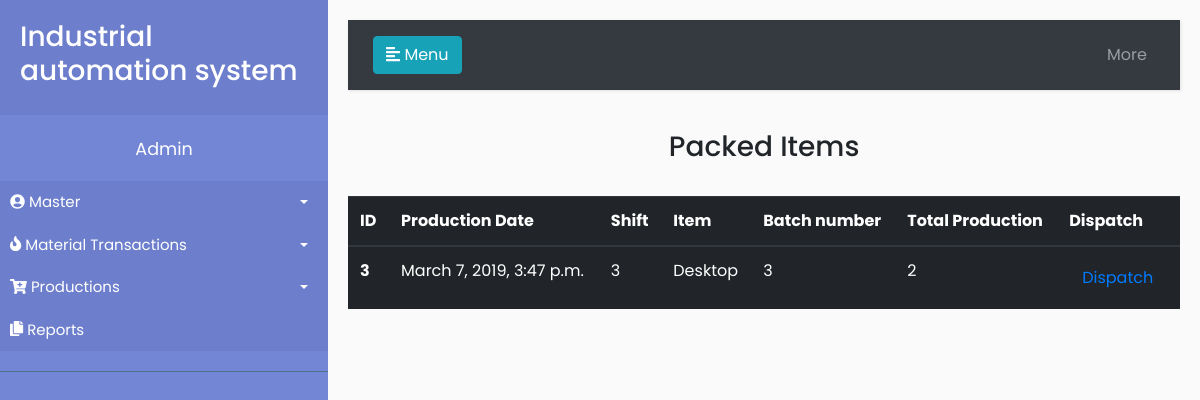
/production/packorder/, run on an earlier commit of the app's database.
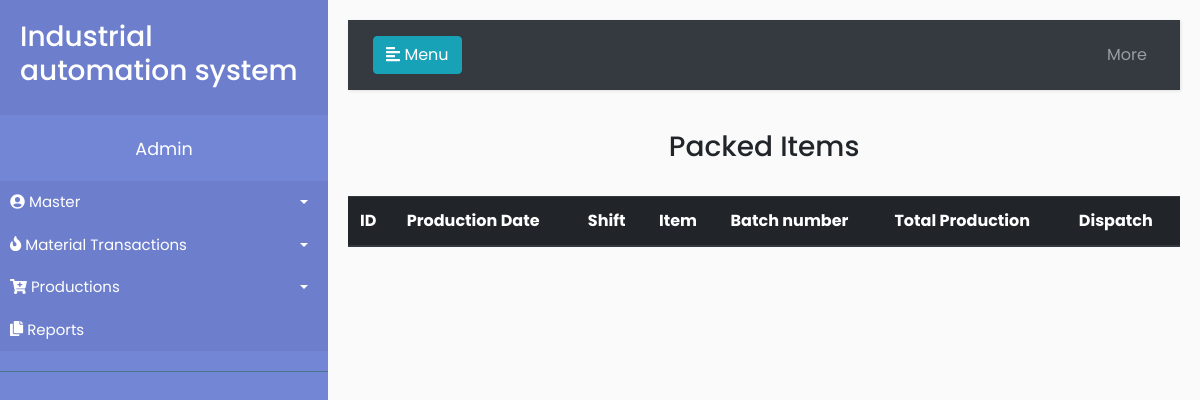
And on a later commit of the database.
### production/models.py (models this page shows, shortened)
class Production(models.Model):
	Workorder_id = models.ForeignKey(Workorder, on_delete=models.CASCADE)
	production_date = models.DateTimeField(default=timezone.now)
	shift = models.CharField(max_length=1, choices=shift)
	item = models.ForeignKey(Item, on_delete=models.CASCADE)
	batch_number = models.PositiveIntegerField()
	total_production = models.PositiveIntegerField()
	pack=models.BooleanField(default=False)
	dispatched=models.BooleanField(default=False)
	dispatched_date = models.DateField(null=True)
	sgst=models.FloatField(blank=True)
	grand_total=models.PositiveIntegerField(editable=False)

### master/models.py (models this page shows)
class Item(models.Model):
	item_code = models.CharField(max_length=10)
	item_name = models.CharField(max_length=50)
	price = models.PositiveIntegerField()
	description = models.TextField()
	created_date = models.DateTimeField(default=timezone.now)
	def __str__(self):
		return self.item_name

### production/views.py (the view)
# urls.py: path('packorder/', views.packorder,name='packorder'),
def packorder(request):
	dispatch = Production.objects.filter(pack = True ).filter(dispatched = False).order_by('production_date')
	return render(request, 'production/dispatch.html',{'dispatch':dispatch})

### production/templates/production/dispatch.html
{% extends 'base.html' %}
{% block content %}
<h3> <center> Packed Items </center> </h3><br>
<table class="table table-dark">
  <thead>
    <tr>
      <th scope="col">ID</th>
      <th scope="col">Production Date</th>
      <th scope="col">Shift</th>
      <th scope="col">Item</th>
      <th scope="col">Batch number</th>
<th scope='col'>Total Production</th>
<th scope='col'>Dispatch</th>
    </tr>
  </thead>
  <tbody>
{% for detail in dispatch %}
    <tr>
      <th scope="row"> {{ detail.id }}</th>
      <td>{{ detail.production_date }}</td>
      <td>{{ detail.shift }}</td>
      <td>{{ detail.item }}</td>
      <td>{{ detail.batch_number }}</td>
      <td>{{ detail.total_production }}</td>
      <td><a class="btn btn-link" href="{% url 'dispatched' detail.id %}"> Dispatch </a>
    </tr>
    {% endfor %}
  </tbody>
</table>
{% endblock %}

What changed in the data, as far as the page shows it:
removed Production: id "3", production_date "March 7, 2019, 3:47 p.m.", shift "3", item "Desktop", batch_number "3", total_production "2"
